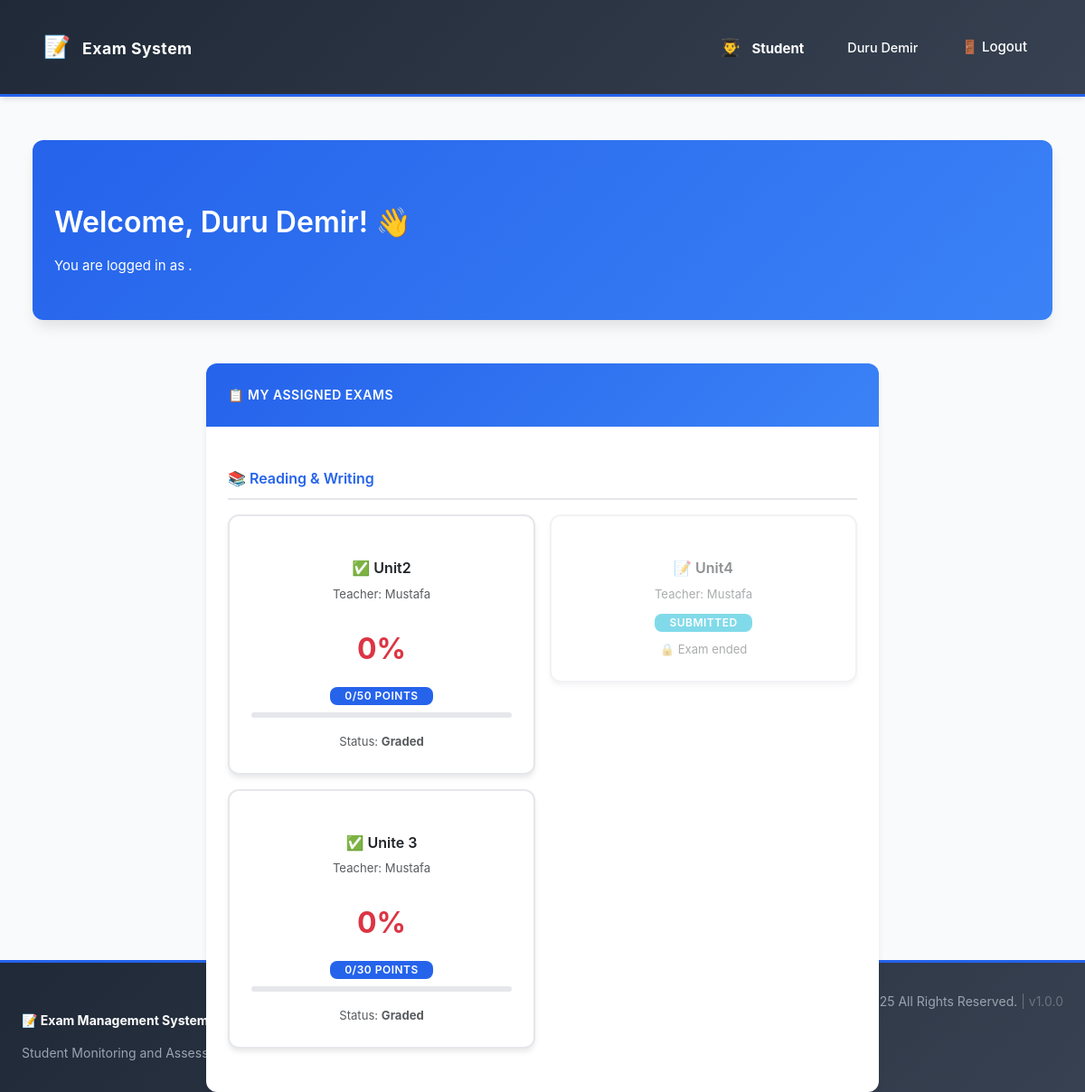
Screenshot of /index.php?page=dashboard (signed in) with the database file from the repository.
### tables this page shows
CREATE TABLE exam_assignments (
    id INTEGER PRIMARY KEY AUTOINCREMENT,
    exam_id INTEGER NOT NULL,
    student_id INTEGER NOT NULL,
    start_time DATETIME NULL,
    end_time DATETIME NULL,
    status TEXT CHECK(status IN ('assigned', 'in_progress', 'submitted', 'graded')) NOT NULL DEFAULT 'assigned',
    FOREIGN KEY (exam_id) REFERENCES exams(id) ON DELETE CASCADE,
    FOREIGN KEY (student_id) REFERENCES users(id) ON DELETE CASCADE
);

CREATE TABLE subjects (
    id INTEGER PRIMARY KEY AUTOINCREMENT,
    name VARCHAR(255) NOT NULL UNIQUE
);

CREATE TABLE exams (
    id INTEGER PRIMARY KEY AUTOINCREMENT,
    teacher_id INTEGER NOT NULL,
    name VARCHAR(255) NOT NULL,
    question_pdf_url VARCHAR(255) NULL,
    status TEXT CHECK(status IN ('draft', 'published')) NOT NULL DEFAULT 'draft',
    created_at DATETIME DEFAULT CURRENT_TIMESTAMP, subject_id INTEGER,
    FOREIGN KEY (teacher_id) REFERENCES users(id) ON DELETE CASCADE
);

CREATE TABLE "users" (
    id INTEGER PRIMARY KEY AUTOINCREMENT,
    username VARCHAR(255) NOT NULL UNIQUE,
    password_hash VARCHAR(255) NOT NULL,
    role TEXT CHECK(role IN ('admin', 'teacher', 'student', 'coach')) NOT NULL
);

### views/dashboard.php (the view, shortened to what this page needs)
<!DOCTYPE html>
<html lang="en">
<head>
    <link href="https://cdn.jsdelivr.net/npm/bootstrap@5.3.3/dist/css/bootstrap.min.css" rel="stylesheet">
    <link href="css/style.css" rel="stylesheet">
</head>
<body>
    <?php require __DIR__ . '/../includes/navbar.php'; ?>
    <div class="main-content">
        <div class="container-fluid">
            <div class="hero-section mb-5">
                <div class="row align-items-center">
                    <div class="col-md-8">
                        <h1>Welcome, <?php echo htmlspecialchars($_SESSION['username']); ?>! 👋</h1>
                        <p class="mb-0">
                            You are logged in as <strong><?php echo htmlspecialchars($role_info['Ad']); ?></strong>.
                        </p>
                    </div>
                </div>
            </div>
            <?php if ($_SESSION['role'] === 'admin'): ?>
                <div class="row">
                    <div class="col-md-8 mx-auto">
                        <div class="card mb-4">
                            <div class="card-header">
                                ⚙️ Administration Panel
                            </div>
                            <div class="card-body">
                                <div class="row g-3">
                                    <div class="col-md-6">
                                        <a href="index.php?page=manage_subjects" class="list-group-item list-group-item-action p-3" style="text-decoration: none;">
                                            <h5 class="mb-1">📚 Manage Subjects</h5>
                                            <p class="mb-0 text-muted small">Add, edit, or delete subjects</p>
                                        </a>
                                    </div>
                                    <div class="col-md-6">
                                        <a href="index.php?page=manage_topics" class="list-group-item list-group-item-action p-3" style="text-decoration: none;">
                                            <h5 class="mb-1">📋 Manage Topics</h5>
                                            <p class="mb-0 text-muted small">Manage topics and subtopics</p>
                                        </a>
                                    </div>
                                    <div class="col-md-6">
                                        <a href="index.php?page=manage_users" class="list-group-item list-group-item-action p-3" style="text-decoration: none;">
                                            <h5 class="mb-1">👥 Manage Users</h5>
                                            <p class="mb-0 text-muted small">Add, edit, or delete users</p>
                                        </a>
                                    </div>
                                </div>
                            </div>
                        </div>
                    </div>
                </div>
            <?php else:
                $student_id = $_SESSION['user_id'];
                $assignments_stmt = $pdo->prepare(
                    "SELECT a.id as assignment_id, ex.name as exam_name, ex.id as exam_id, s.name as subject_name, u.username as teacher_name, a.status, a.start_time, a.end_time
                     FROM exam_assignments a
                     JOIN exams ex ON a.exam_id = ex.id
                     JOIN subjects s ON ex.subject_id = s.id
                     JOIN users u ON ex.teacher_id = u.id
                     WHERE a.student_id = :student_id
                     ORDER BY s.name, ex.name"
                );
                $assignments_stmt->execute(['student_id' => $student_id]);
                $all_assignments = $assignments_stmt->fetchAll();
                $assignments_by_subject = [];
                foreach ($all_assignments as $assignment) {
                    $subject_name = $assignment['subject_name'];
                    if (!isset($assignments_by_subject[$subject_name])) {
                        $assignments_by_subject[$subject_name] = [];
                    }
                    $assignments_by_subject[$subject_name][] = $assignment;
                }
            ?>
                <div class="row">
                    <div class="col-md-8 mx-auto">
                        <div class="card">
                            <div class="card-header">
                                📋 My Assigned Exams
                            </div>
                            <div class="card-body">
                                <?php if (empty($assignments_by_subject)): ?>
                                    <div class="alert alert-info">
                                        <strong>ℹ️ Info</strong> - No exams have been assigned to you.
                                    </div>
                                <?php else: ?>
                                    <?php foreach ($assignments_by_subject as $subject_name => $assignments): ?>
                                        <div class="mb-4">
                                            <h5 style="color: #2563eb; border-bottom: 2px solid #e5e7eb; padding-bottom: 0.75rem; margin-bottom: 1rem;">
                                                📚 <?php echo htmlspecialchars($subject_name); ?>
                                            </h5>
                                            <div class="row g-3">
                                                <?php foreach ($assignments as $assignment): ?>
                                            <?php if ($assignment['status'] === 'graded'):
                                                $assignment_id = $assignment['assignment_id'];
                                                $exam_id_stmt = $pdo->prepare("SELECT exam_id FROM exam_assignments WHERE id = ?");
                                                $exam_id_stmt->execute([$assignment_id]);
                                                $exam_id = $exam_id_stmt->fetchColumn();
                                                $questions_stmt = $pdo->prepare("SELECT * FROM exam_questions WHERE exam_id = ?");
                                                $questions_stmt->execute([$exam_id]);
                                                $questions = $questions_stmt->fetchAll(PDO::FETCH_GROUP|PDO::FETCH_UNIQUE);
                                                $answers_stmt = $pdo->prepare("SELECT * FROM student_answers WHERE assignment_id = ?");
                                                $answers_stmt->execute([$assignment_id]);
                                                $student_answers = $answers_stmt->fetchAll(PDO::FETCH_GROUP|PDO::FETCH_UNIQUE);
                                                $student_total_score = 0;
                                                $max_total_score = 0;
                                                if (!empty($questions)) {
                                                    foreach($questions as $qid => $q) {
                                                        $max_total_score += 10;
                                                        $answer = $student_answers[$qid] ?? null;
                                                        if ($answer) {
                                                            if ($q['type'] === 'multiple_choice' || $q['type'] === 'true_false') {
                                                                $q_meta = json_decode($q['metadata'], true);
                                                                if (isset($q_meta['answer']) && $answer['answer_text'] == $q_meta['answer']) {
                                                                    $student_total_score += 10;
                                                                }
                                                            } elseif ($q['type'] === 'essay') {
                                                                $student_total_score += (int)$answer['score'];
                                                            }
                                                        }
                                                    }
                                                }
                                                $percentage = ($max_total_score > 0) ? ($student_total_score / $max_total_score) * 100 : 0;
                                                $percentage_badge_color = $percentage >= 80 ? 'success' : ($percentage >= 60 ? 'warning' : 'danger');
                                            ?>
                                                <div class="col-md-6">
                                                    <div class="card stat-card">
                                                        <h5 class="card-title mb-2">✅ <?php echo htmlspecialchars($assignment['exam_name']); ?></h5>
                                                        <p class="text-muted small mb-2">Teacher: <?php echo htmlspecialchars($assignment['teacher_name']); ?></p>
                                                        <div class="number text-<?php echo $percentage_badge_color; ?>">
                                                            <?php echo round($percentage); ?>%
                                                        </div>
                                                        <p class="mb-2 small">
                                                            <span class="badge bg-primary"><?php echo $student_total_score; ?>/<?php echo $max_total_score; ?> Points</span>
                                                        </p>
                                                        <div class="progress mb-3" style="height: 6px;">
                                                        </div>
                                                        <p class="text-muted small mb-0">Status: <strong>Graded</strong></p>
                                                    </div>
                                                </div>
                                            <?php else:
                                                $is_active = ($assignment['status'] === 'assigned' || $assignment['status'] === 'in_progress');
                                            ?>
                                                <div class="col-md-6">
                                                    <a href="index.php?page=take_exam&assignment_id=<?php echo $assignment['assignment_id']; ?>"
                                                       class="card stat-card text-decoration-none <?php echo !$is_active ? 'opacity-50' : ''; ?>"
                                                       style="<?php echo !$is_active ? 'cursor: not-allowed;' : 'cursor: pointer;'; ?>">
                                                        <h5 class="card-title mb-2">📝 <?php echo htmlspecialchars($assignment['exam_name']); ?></h5>
                                                        <p class="text-muted small mb-2">Teacher: <?php echo htmlspecialchars($assignment['teacher_name']); ?></p>
                                                        <p class="mb-2">
                                                            <span class="badge bg-<?php echo $assignment['status'] === 'in_progress' ? 'warning' : 'info'; ?>">
                                                                <?php
                                                                    if ($assignment['status'] === 'in_progress') echo '⏳ In Progress';
                                                                    elseif ($assignment['status'] === 'assigned') echo '🔓 Start';
                                                                    else echo htmlspecialchars($assignment['status']);
                                                                ?>
                                                            </span>
                                                        </p>
                                                        <p class="text-muted small mb-0">
                                                            <?php echo $is_active ? '👆 Click to start exam' : '🔒 Exam ended'; ?>
                                                        </p>
                                                    </a>
                                                </div>
                                            <?php endif; ?>
                                        <?php endforeach; ?>
                                            </div>
                                        </div>
                                    <?php endforeach; ?>
                                <?php endif; ?>
                            </div>
                        </div>
                    </div>
                </div>
            <?php endif; ?>
        </div>
    </div>
<?php require __DIR__ . '/../includes/footer.php'; ?>
</body>
</html>

### rows the page displays
exam_assignments: subjects.name "Reading & Writing", exam.name "Unite 3", users.username "Mustafa", status "0", max_total_score "30"
exam_assignments: exam.name "Unit2", users.username "Mustafa", percentage "0", student_total_score "0", max_total_score "50"
exam_assignments: exam.name "Unit4", users.username "Mustafa", status "SUBMITTED", shows "🔒 Exam ended"

### other values shown
$role_info['icon'] "👨‍🎓"
$role_info['name'] "Student"
$_SESSION['username'] "Duru Demir"
